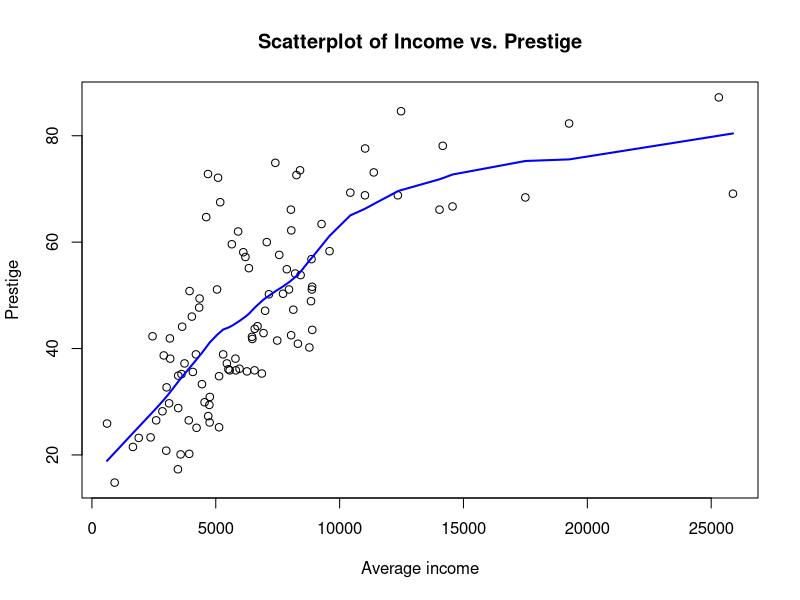
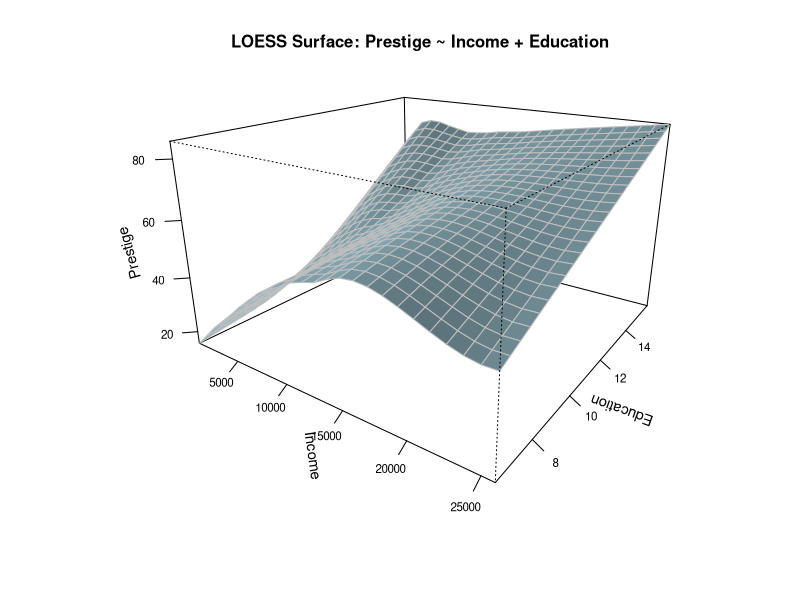
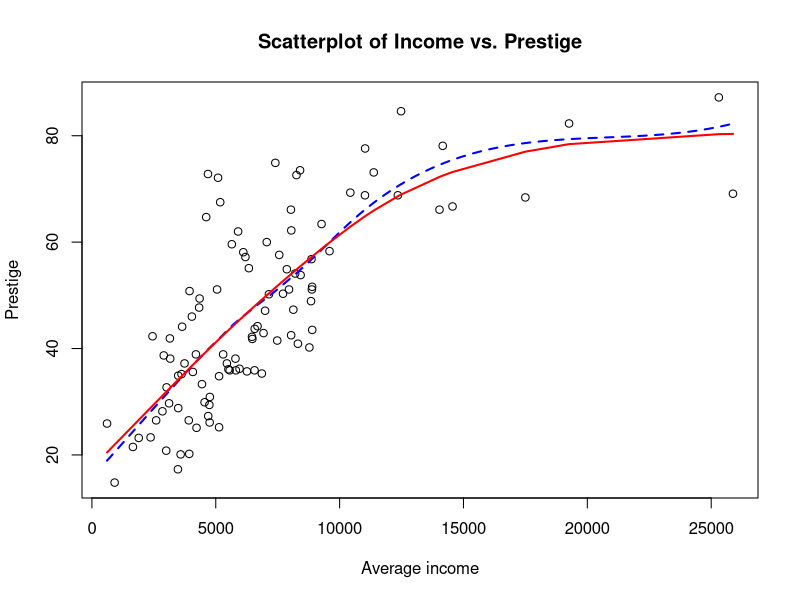
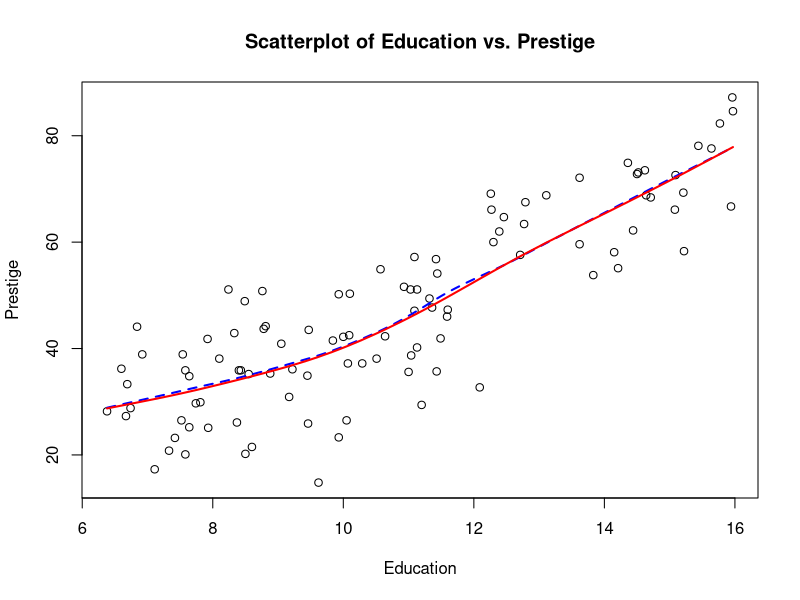
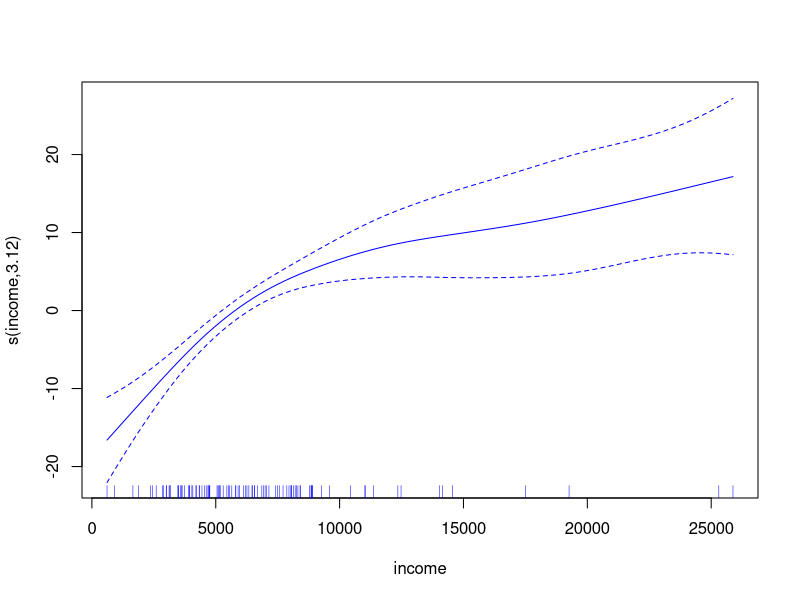
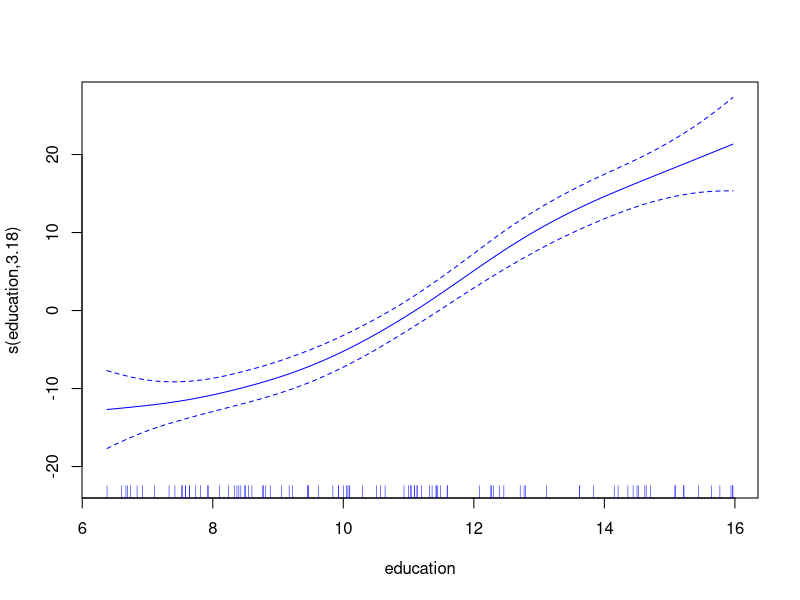
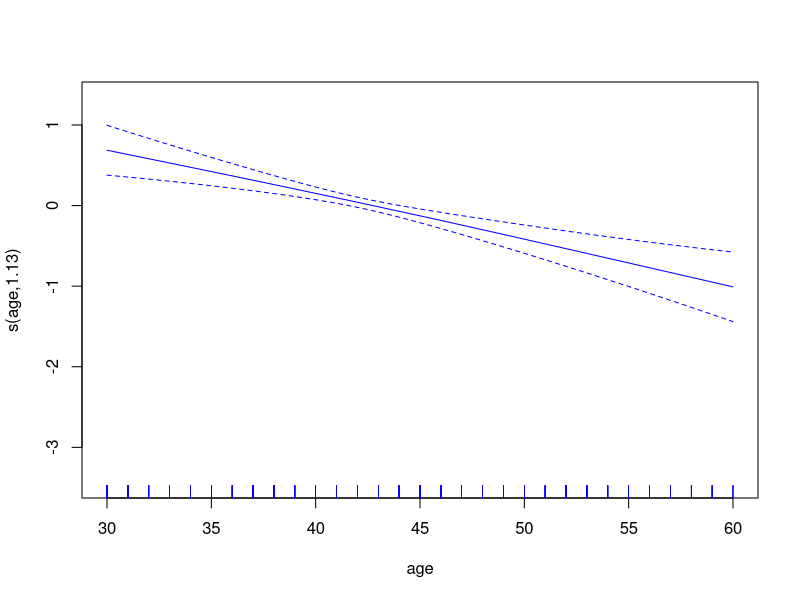
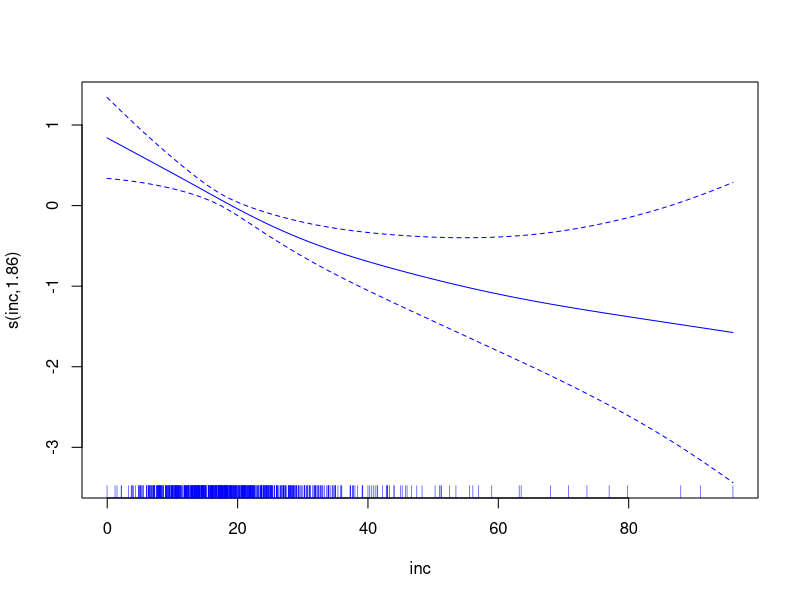

Write the R code that produced these figures, in order.
# Load the 'car' package which contains the 'Prestige' dataset
library(car)
library(mgcv)

# Load the 'Prestige' dataset into the workspace
data(Prestige)

# Attach the dataset so its variables can be accessed directly
attach(Prestige)

# ----------------------------------------------------------
# 1. Scatterplot with Lowess (Locally Weighted Smoothing Line)
# ----------------------------------------------------------

# Plot income vs. prestige to explore their relationship
plot(income, prestige, 
     xlab = "Average income", 
     ylab = "Prestige", 
     main = "Scatterplot of Income vs. Prestige")

# Add a smoothed line using lowess with a smoothing factor (span) of 0.5 and no iterations
lines(lowess(income, prestige, f = 0.5, iter = 0), 
      lwd = 2, 
      col = "blue")

# ----------------------------------------------------------
# 2. Fit a Multiple LOESS Model (prestige ~ income + education)
# ----------------------------------------------------------

# Fit a LOESS model using income and education to predict prestige
# span = 0.5 controls the degree of smoothing
# degree = 1 specifies a locally linear fit
mod.lo <- loess(prestige ~ income + education, 
                span = 0.5, 
                degree = 1)

# Print a summary of the LOESS model
summary(mod.lo)

# ----------------------------------------------------------
# 3. Create a Grid for Visualization
# ----------------------------------------------------------

# Create sequences of values for income and education
inc <- seq(min(income), max(income), length.out = 25)
edu <- seq(min(education), max(education), length.out = 25)

# Generate all combinations of income and education values
newdata <- expand.grid(income = inc, education = edu)

# Predict prestige values for each (income, education) pair
fit.prestige <- matrix(predict(mod.lo, newdata), 
                       nrow = 25, 
                       ncol = 25)

# ----------------------------------------------------------
# 4. 3D Surface Plot of the LOESS Fit
# ----------------------------------------------------------

# Plot the predicted surface of prestige as a function of income and education
persp(inc, edu, fit.prestige,
      theta = 35,         # Rotation angle for better spacing
      phi = 20,           # Elevation angle to avoid label overlap
      ticktype = 'detailed', 
      xlab = "Income", 
      ylab = "Education", 
      zlab = "Prestige", 
      col = "lightblue",
      border = "grey",
      expand = 0.6,        # Slight scaling to prevent cramping
      shade = 0.5,
      cex.lab = 0.9,       # Slightly smaller axis labels
      cex.axis = 0.7,      # Smaller tick values
      main = "LOESS Surface: Prestige ~ Income + Education",
      cex.main = 1)        # Main title size

# ----------------------------------------------------------
# 5. Compare with a Simpler LOESS Model (prestige ~ income only)
# ----------------------------------------------------------

# Fit another LOESS model using only income as predictor
mod.lo1 <- loess(prestige ~ income, 
                 span = 0.5, 
                 degree = 1)

# Compare the two models using ANOVA
# This tests whether adding 'education' significantly improves the model
anova(mod.lo, mod.lo1)

# Significance test of each predictor
mod.lo.inc <- loess(prestige ~ income, 
                          span = 0.7, 
                          degree = 1)
mod.lo.ed <- loess(prestige ~ education, 
                          span = 0.7, 
                          degree = 1)

anova(mod.lo.inc, mod.lo.ed)  

# Smoothing spline
mod.lo.inc

plot(income, prestige, 
     xlab = "Average income", 
     ylab = "Prestige", 
     main = "Scatterplot of Income vs. Prestige"
     )
inc.100 <- seq(min(income), max(income), length.out = 100)
pres <- predict(mod.lo.inc, newdata = data.frame(income = inc.100))
lines(inc.100, pres, lwd = 2, lty= 2, col = "blue")
lines(smooth.spline(income, prestige, df = 3.85), lwd = 2, col = "red")

# Education and prestige
plot(education, prestige, 
     xlab = "Education", 
     ylab = "Prestige", 
     main = "Scatterplot of Education vs. Prestige"
)
inc.100 <- seq(min(education), max(education), length.out = 100)
pres <- predict(mod.lo.ed, newdata = data.frame(education = inc.100))
lines(inc.100, pres, lwd = 2, lty= 2, col = "blue")
lines(smooth.spline(education, prestige, df = 3.85), lwd = 2, col = "red")

# Additive non parametric model
mod.gam <- gam(prestige ~ (income) + (education), span = 0.5, degree = 1)
summary(mod.gam)


mod.gam <- gam(prestige ~ s(income))
summary(mod.gam)


mod.gam <- gam(prestige ~ s(income) + s(education), span = 0.5, degree =1)
summary(mod.gam)
plot(mod.gam, se = TRUE, col = "blue")
detach(Prestige)

## Generalized Non Parametric Regression
# Mroz dataset
# Load the 'Mroz' dataset from the 'car' package
data(Mroz)
attach(Mroz)

inc <- Mroz$inc
length(inc)

k5f <- factor(k5)
k618f <- factor(k618)

mod_1 <- gam(lfp ~ s(age) + s(inc) + k5f + wc + hc, family = binomial)
summary(mod_1)
# plot
plot(mod_1, se = TRUE, col = "blue")


#

mod_1 <- gam(lfp ~ (age) + (inc) + k5f + wc + hc, family = binomial)
summary(mod_1)



# income is the outcome variable, use machine leargning, divide into 3 categories(low, medium, high)
# You can only smooth when variable is continuous
# Use the smooth function to smooth the variable
# Find an appropriate smoothing model
